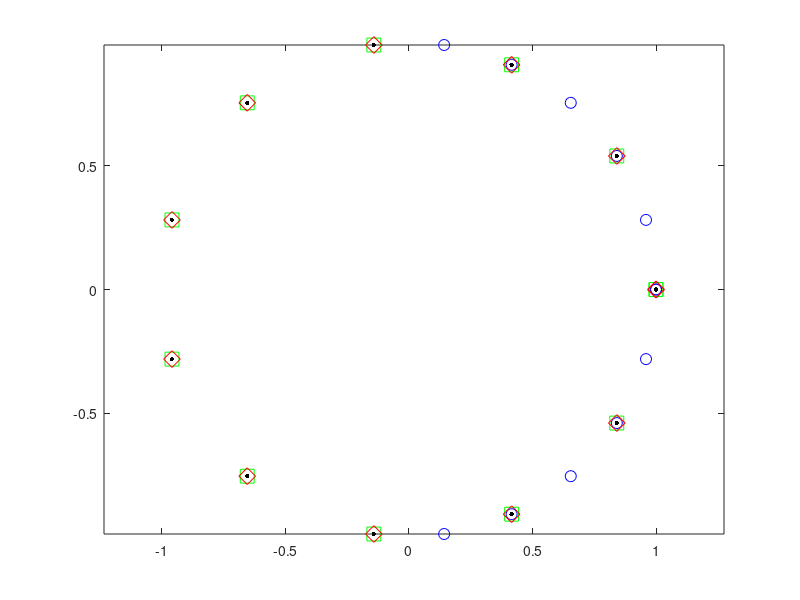

MATLAB code to generate this figure:
% ITO - Lab 2
% Ex 1.
% Kacper Filipek 18.03.2022

clc; clear; close;
angles = linspace(0, 2 * pi, 12);
raw_data =  exp(i * angles) % creates 36 points with equal angle distribution on a complex plane
x = real(raw_data)
y = imag(raw_data)

plot(raw_data, ".","Color", "black", "MarkerSize", 10)
axis equal
hold on

data1 = atan(y ./ x);
data2 = atan2(y, x);
data3 = angle(raw_data);

plot(exp(i * data1), "o","Color", "blue",'markersize',8)
plot(exp(i * data2), "s","Color", "green",'markersize',10)
plot(exp(i * data3), "d","Color", "red",'markersize',12)


atan_max_error = max(abs(angles - data1))
atan2_max_error = max(abs(angles - data2))
angles_max_error = max(abs(angles - data3))